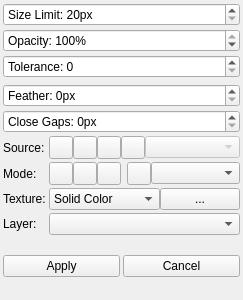
<?xml version="1.0" encoding="UTF-8"?>
<ui version="4.0">
 <class>FillSettings</class>
 <widget class="QWidget" name="FillSettings">
  <property name="geometry">
   <rect>
    <x>0</x>
    <y>0</y>
    <width>243</width>
    <height>300</height>
   </rect>
  </property>
  <layout class="QGridLayout">
   <property name="leftMargin">
    <number>3</number>
   </property>
   <property name="topMargin">
    <number>3</number>
   </property>
   <property name="rightMargin">
    <number>3</number>
   </property>
   <property name="bottomMargin">
    <number>3</number>
   </property>
   <property name="spacing">
    <number>3</number>
   </property>
   <item row="2" column="0" colspan="2">
    <widget class="KisSliderSpinBox" name="size">
     <property name="suffix">
      <string>px</string>
     </property>
     <property name="prefix">
      <string>Size Limit: </string>
     </property>
     <property name="minimum">
      <number>20</number>
     </property>
     <property name="maximum">
      <number>5000</number>
     </property>
     <property name="singleStep">
      <number>1</number>
     </property>
     <property name="blockUpdateSignalOnDrag" stdset="0">
      <bool>true</bool>
     </property>
    </widget>
   </item>
   <item row="4" column="0" colspan="2">
    <widget class="KisSliderSpinBox" name="tolerance">
     <property name="prefix">
      <string>Tolerance: </string>
     </property>
     <property name="maximum">
      <number>255</number>
     </property>
     <property name="blockUpdateSignalOnDrag" stdset="0">
      <bool>true</bool>
     </property>
    </widget>
   </item>
   <item row="11" column="1">
    <layout class="QHBoxLayout" name="modeLayout">
     <property name="spacing">
      <number>0</number>
     </property>
     <item>
      <widget class="widgets::GroupedToolButton" name="areaContinuous">
       <property name="toolTip">
        <string>Fill continuous area</string>
       </property>
       <property name="statusTip">
        <string>Fill continuous area</string>
       </property>
       <property name="icon">
        <iconset theme="fill-color">
         <normaloff>theme:fill-color.svg</normaloff>theme:fill-color.svg</iconset>
       </property>
       <property name="checkable">
        <bool>true</bool>
       </property>
       <property name="groupPosition">
        <enum>widgets::GroupedToolButton::GroupLeft</enum>
       </property>
      </widget>
     </item>
     <item>
      <widget class="widgets::GroupedToolButton" name="areaSimilar">
       <property name="toolTip">
        <string>Fill all similar colors</string>
       </property>
       <property name="statusTip">
        <string>Fill all similar colors</string>
       </property>
       <property name="icon">
        <iconset theme="color-picker">
         <normaloff>theme:color-picker.svg</normaloff>theme:color-picker.svg</iconset>
       </property>
       <property name="checkable">
        <bool>true</bool>
       </property>
       <property name="groupPosition">
        <enum>widgets::GroupedToolButton::GroupCenter</enum>
       </property>
      </widget>
     </item>
     <item>
      <widget class="widgets::GroupedToolButton" name="areaSelection">
       <property name="toolTip">
        <string>Fill entire selection</string>
       </property>
       <property name="statusTip">
        <string>Fill entire selection</string>
       </property>
       <property name="icon">
        <iconset theme="select-rectangular">
         <normaloff>theme:select-rectangular.svg</normaloff>theme:select-rectangular.svg</iconset>
       </property>
       <property name="checkable">
        <bool>true</bool>
       </property>
       <property name="groupPosition">
        <enum>widgets::GroupedToolButton::GroupRight</enum>
       </property>
      </widget>
     </item>
     <item>
      <spacer name="modeSpacer">
       <property name="orientation">
        <enum>Qt::Horizontal</enum>
       </property>
       <property name="sizeType">
        <enum>QSizePolicy::Maximum</enum>
       </property>
       <property name="sizeHint" stdset="0">
        <size>
         <width>6</width>
         <height>0</height>
        </size>
       </property>
      </spacer>
     </item>
     <item>
      <widget class="widgets::GroupedToolButton" name="alphaPreserve">
       <property name="toolTip">
        <string notr="true">Preserve alpha</string>
       </property>
       <property name="statusTip">
        <string notr="true">Preserve alpha</string>
       </property>
       <property name="icon">
        <iconset>
         <normaloff>theme:drawpile_alpha_unlocked.svg</normaloff>
         <normalon>theme:drawpile_alpha_locked.svg</normalon>theme:drawpile_alpha_unlocked.svg</iconset>
       </property>
       <property name="checkable">
        <bool>true</bool>
       </property>
       <property name="groupPosition">
        <enum>widgets::GroupedToolButton::NotGrouped</enum>
       </property>
      </widget>
     </item>
     <item>
      <widget class="QComboBox" name="blendModeCombo">
       <property name="sizePolicy">
        <sizepolicy hsizetype="Expanding" vsizetype="Fixed">
         <horstretch>0</horstretch>
         <verstretch>0</verstretch>
        </sizepolicy>
       </property>
       <property name="minimumSize">
        <size>
         <width>24</width>
         <height>0</height>
        </size>
       </property>
      </widget>
     </item>
    </layout>
   </item>
   <item row="3" column="0" colspan="2">
    <widget class="KisSliderSpinBox" name="opacity">
     <property name="suffix">
      <string>%</string>
     </property>
     <property name="prefix">
      <string>Opacity: </string>
     </property>
     <property name="minimum">
      <number>1</number>
     </property>
     <property name="maximum">
      <number>100</number>
     </property>
     <property name="value">
      <number>100</number>
     </property>
     <property name="blockUpdateSignalOnDrag" stdset="0">
      <bool>true</bool>
     </property>
    </widget>
   </item>
   <item row="10" column="1">
    <layout class="QHBoxLayout" name="sourceLayout">
     <property name="spacing">
      <number>0</number>
     </property>
     <item>
      <widget class="widgets::GroupedToolButton" name="sourceMerged">
       <property name="toolTip">
        <string>Merged image</string>
       </property>
       <property name="statusTip">
        <string>Merged image</string>
       </property>
       <property name="icon">
        <iconset theme="arrow-down-double">
         <normaloff>theme:arrow-down-double.svg</normaloff>theme:arrow-down-double.svg</iconset>
       </property>
       <property name="checkable">
        <bool>true</bool>
       </property>
       <property name="groupPosition">
        <enum>widgets::GroupedToolButton::GroupLeft</enum>
       </property>
      </widget>
     </item>
     <item>
      <widget class="widgets::GroupedToolButton" name="sourceMergedWithoutBackground">
       <property name="toolTip">
        <string>Merged without background</string>
       </property>
       <property name="statusTip">
        <string>Merged without background</string>
       </property>
       <property name="icon">
        <iconset theme="arrow-down">
         <normaloff>theme:arrow-down.svg</normaloff>theme:arrow-down.svg</iconset>
       </property>
       <property name="checkable">
        <bool>true</bool>
       </property>
       <property name="groupPosition">
        <enum>widgets::GroupedToolButton::GroupCenter</enum>
       </property>
      </widget>
     </item>
     <item>
      <widget class="widgets::GroupedToolButton" name="sourceLayer">
       <property name="toolTip">
        <string>Current layer</string>
       </property>
       <property name="statusTip">
        <string>Current layer</string>
       </property>
       <property name="icon">
        <iconset theme="layer-visible-on">
         <normaloff>theme:layer-visible-on.svg</normaloff>theme:layer-visible-on.svg</iconset>
       </property>
       <property name="checkable">
        <bool>true</bool>
       </property>
       <property name="groupPosition">
        <enum>widgets::GroupedToolButton::GroupCenter</enum>
       </property>
      </widget>
     </item>
     <item>
      <widget class="widgets::GroupedToolButton" name="sourceFillSource">
       <property name="toolTip">
        <string>Fill source layer</string>
       </property>
       <property name="statusTip">
        <string>Fill source layer</string>
       </property>
       <property name="icon">
        <iconset theme="tag">
         <normaloff>theme:tag.svg</normaloff>theme:tag.svg</iconset>
       </property>
       <property name="checkable">
        <bool>true</bool>
       </property>
       <property name="groupPosition">
        <enum>widgets::GroupedToolButton::GroupRight</enum>
       </property>
      </widget>
     </item>
     <item>
      <widget class="QComboBox" name="sourceDummyCombo">
       <property name="enabled">
        <bool>false</bool>
       </property>
       <property name="sizePolicy">
        <sizepolicy hsizetype="Expanding" vsizetype="Fixed">
         <horstretch>0</horstretch>
         <verstretch>0</verstretch>
        </sizepolicy>
       </property>
      </widget>
     </item>
    </layout>
   </item>
   <item row="12" column="0">
    <widget class="QLabel" name="textureLabel">
     <property name="text">
      <string>Texture:</string>
     </property>
    </widget>
   </item>
   <item row="12" column="1">
      <layout class="QHBoxLayout" name="textureLayout">
       <property name="spacing">
        <number>0</number>
       </property>
       <item>
        <widget class="QComboBox" name="textureSourceCombo">
         <property name="sizePolicy">
          <sizepolicy hsizetype="Expanding" vsizetype="Fixed">
           <horstretch>0</horstretch>
           <verstretch>0</verstretch>
          </sizepolicy>
         </property>
         <property name="minimumSize">
          <size>
           <width>24</width>
           <height>0</height>
          </size>
         </property>
         <item>
          <property name="text">
           <string>Solid Color</string>
          </property>
         </item>
         <item>
          <property name="text">
           <string>Image</string>
          </property>
         </item>
         <item>
          <property name="text">
           <string>Layer</string>
          </property>
         </item>
        </widget>
       </item>
      <item>
       <widget class="QPushButton" name="textureBrowseButton">
        <property name="text">
         <string>...</string>
        </property>
        <property name="maximumWidth">
         <number>30</number>
        </property>
       </widget>
      </item>
     </layout>
    </item>
    <item row="13" column="0">
     <widget class="QLabel" name="textureLayerLabel">
      <property name="text">
       <string>Layer:</string>
      </property>
     </widget>
    </item>
    <item row="13" column="1">
     <widget class="QComboBox" name="textureLayerCombo">
      <property name="sizePolicy">
       <sizepolicy hsizetype="Expanding" vsizetype="Fixed">
        <horstretch>0</horstretch>
        <verstretch>0</verstretch>
       </sizepolicy>
      </property>
      <property name="minimumSize">
       <size>
        <width>24</width>
        <height>0</height>
       </size>
      </property>
     </widget>
    </item>
    <item row="14" column="0" colspan="2">
     <widget class="QLabel" name="textureFileLabel">
      <property name="text">
       <string></string>
      </property>
      <property name="margin">
       <number>2</number>
      </property>
     </widget>
    </item>
    <item row="15" column="0" colspan="2">
     <layout class="QHBoxLayout" name="applyCancelLayout">
     <item>
      <widget class="QPushButton" name="applyButton">
       <property name="toolTip">
        <string>Apply the pending fill, making it visible for everyone</string>
       </property>
       <property name="statusTip">
        <string>Apply the pending fill, making it visible for everyone</string>
       </property>
       <property name="text">
        <string>Apply</string>
       </property>
      </widget>
     </item>
     <item>
      <widget class="QPushButton" name="cancelButton">
       <property name="toolTip">
        <string>Cancel the pending fill, without anyone else seeing its effects</string>
       </property>
       <property name="statusTip">
        <string>Cancel the pending fill, without anyone else seeing its effects</string>
       </property>
       <property name="text">
        <string>Cancel</string>
       </property>
      </widget>
     </item>
    </layout>
   </item>
   <item row="16" column="0" colspan="2">
    <spacer name="bottomSpacer">
     <property name="orientation">
      <enum>Qt::Vertical</enum>
     </property>
     <property name="sizeHint" stdset="0">
      <size>
       <width>0</width>
       <height>0</height>
      </size>
     </property>
    </spacer>
   </item>
   <item row="10" column="0">
    <widget class="QLabel" name="sourceLabel">
     <property name="text">
      <string>Source:</string>
     </property>
    </widget>
   </item>
   <item row="5" column="0" colspan="2">
    <widget class="widgets::ExpandShrinkSpinner" name="expandShrink" native="true"/>
   </item>
   <item row="8" column="0" colspan="2">
    <widget class="KisSliderSpinBox" name="gap">
     <property name="suffix">
      <string>px</string>
     </property>
     <property name="prefix">
      <string>Close Gaps: </string>
     </property>
     <property name="maximum">
      <number>32</number>
     </property>
     <property name="blockUpdateSignalOnDrag" stdset="0">
      <bool>true</bool>
     </property>
    </widget>
   </item>
   <item row="7" column="0" colspan="2">
    <widget class="KisSliderSpinBox" name="feather">
     <property name="suffix">
      <string>px</string>
     </property>
     <property name="prefix">
      <string>Feather: </string>
     </property>
     <property name="maximum">
      <number>40</number>
     </property>
     <property name="blockUpdateSignalOnDrag" stdset="0">
      <bool>true</bool>
     </property>
    </widget>
   </item>
   <item row="11" column="0">
    <widget class="QLabel" name="modeLabel">
     <property name="text">
      <string>Mode:</string>
     </property>
    </widget>
   </item>
  </layout>
 </widget>
 <customwidgets>
  <customwidget>
   <class>KisSliderSpinBox</class>
   <extends>QSpinBox</extends>
   <header>desktop/widgets/kis_slider_spin_box.h</header>
  </customwidget>
  <customwidget>
   <class>widgets::GroupedToolButton</class>
   <extends>QToolButton</extends>
   <header>desktop/widgets/groupedtoolbutton.h</header>
  </customwidget>
  <customwidget>
   <class>widgets::ExpandShrinkSpinner</class>
   <extends>QWidget</extends>
   <header>desktop/widgets/expandshrinkspinner.h</header>
  </customwidget>
 </customwidgets>
 <tabstops>
  <tabstop>size</tabstop>
  <tabstop>opacity</tabstop>
  <tabstop>tolerance</tabstop>
  <tabstop>feather</tabstop>
  <tabstop>gap</tabstop>
  <tabstop>sourceMerged</tabstop>
  <tabstop>sourceMergedWithoutBackground</tabstop>
  <tabstop>sourceLayer</tabstop>
  <tabstop>sourceFillSource</tabstop>
  <tabstop>sourceDummyCombo</tabstop>
  <tabstop>areaContinuous</tabstop>
  <tabstop>areaSimilar</tabstop>
  <tabstop>areaSelection</tabstop>
  <tabstop>alphaPreserve</tabstop>
<tabstop>blendModeCombo</tabstop>
   <tabstop>textureSourceCombo</tabstop>
   <tabstop>textureLayerCombo</tabstop>
   <tabstop>textureBrowseButton</tabstop>
   <tabstop>applyButton</tabstop>
  <tabstop>cancelButton</tabstop>
 </tabstops>
 <resources/>
 <connections/>
</ui>
